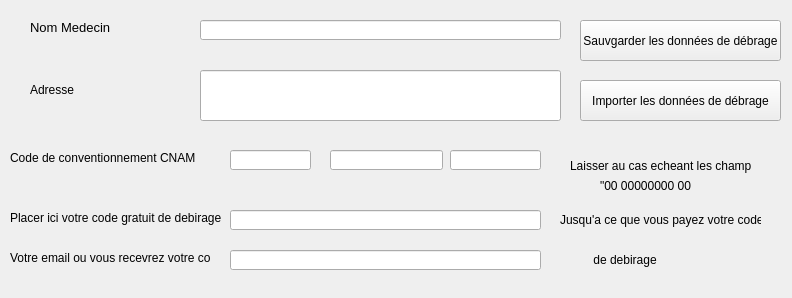
<?xml version="1.0" encoding="UTF-8"?>
<ui version="4.0">
 <class>MainWindow</class>
 <widget class="QMainWindow" name="MainWindow">
  <property name="geometry">
   <rect>
    <x>0</x>
    <y>0</y>
    <width>792</width>
    <height>298</height>
   </rect>
  </property>
  <property name="windowTitle">
   <string>MainWindow</string>
  </property>
  <widget class="QWidget" name="centralwidget">
   <widget class="QLabel" name="label">
    <property name="geometry">
     <rect>
      <x>30</x>
      <y>20</y>
      <width>111</width>
      <height>16</height>
     </rect>
    </property>
    <property name="text">
     <string>&lt;html&gt;&lt;head/&gt;&lt;body&gt;&lt;p&gt;&lt;span style=&quot; font-size:10pt;&quot;&gt;Nom Medecin&lt;/span&gt;&lt;/p&gt;&lt;/body&gt;&lt;/html&gt;</string>
    </property>
   </widget>
   <widget class="QLabel" name="label_2">
    <property name="geometry">
     <rect>
      <x>30</x>
      <y>80</y>
      <width>81</width>
      <height>21</height>
     </rect>
    </property>
    <property name="text">
     <string>&lt;html&gt;&lt;head/&gt;&lt;body&gt;&lt;p&gt;Adresse&lt;/p&gt;&lt;/body&gt;&lt;/html&gt;</string>
    </property>
   </widget>
   <widget class="QLabel" name="label_3">
    <property name="geometry">
     <rect>
      <x>10</x>
      <y>150</y>
      <width>201</width>
      <height>16</height>
     </rect>
    </property>
    <property name="text">
     <string>Code de conventionnement CNAM</string>
    </property>
   </widget>
   <widget class="QLabel" name="label_4">
    <property name="geometry">
     <rect>
      <x>10</x>
      <y>210</y>
      <width>211</width>
      <height>16</height>
     </rect>
    </property>
    <property name="text">
     <string>Placer ici votre code gratuit de debirage</string>
    </property>
   </widget>
   <widget class="QLabel" name="label_5">
    <property name="geometry">
     <rect>
      <x>10</x>
      <y>250</y>
      <width>201</width>
      <height>16</height>
     </rect>
    </property>
    <property name="text">
     <string>Votre email ou vous recevrez votre code</string>
    </property>
   </widget>
   <widget class="QPushButton" name="pushButton">
    <property name="geometry">
     <rect>
      <x>580</x>
      <y>80</y>
      <width>201</width>
      <height>41</height>
     </rect>
    </property>
    <property name="text">
     <string>Importer les données de débrage</string>
    </property>
   </widget>
   <widget class="QPushButton" name="pushButton_2">
    <property name="geometry">
     <rect>
      <x>580</x>
      <y>20</y>
      <width>201</width>
      <height>41</height>
     </rect>
    </property>
    <property name="text">
     <string>Sauvgarder les données de débrage</string>
    </property>
   </widget>
   <widget class="QLineEdit" name="lineEdit">
    <property name="geometry">
     <rect>
      <x>200</x>
      <y>20</y>
      <width>361</width>
      <height>20</height>
     </rect>
    </property>
   </widget>
   <widget class="QLineEdit" name="lineEdit_2">
    <property name="geometry">
     <rect>
      <x>200</x>
      <y>70</y>
      <width>361</width>
      <height>51</height>
     </rect>
    </property>
   </widget>
   <widget class="QLineEdit" name="lineEdit_3">
    <property name="geometry">
     <rect>
      <x>230</x>
      <y>150</y>
      <width>81</width>
      <height>20</height>
     </rect>
    </property>
   </widget>
   <widget class="QLineEdit" name="lineEdit_4">
    <property name="geometry">
     <rect>
      <x>330</x>
      <y>150</y>
      <width>113</width>
      <height>20</height>
     </rect>
    </property>
   </widget>
   <widget class="QLineEdit" name="lineEdit_5">
    <property name="geometry">
     <rect>
      <x>450</x>
      <y>150</y>
      <width>91</width>
      <height>20</height>
     </rect>
    </property>
   </widget>
   <widget class="QLineEdit" name="lineEdit_6">
    <property name="geometry">
     <rect>
      <x>230</x>
      <y>210</y>
      <width>311</width>
      <height>20</height>
     </rect>
    </property>
   </widget>
   <widget class="QLineEdit" name="lineEdit_7">
    <property name="geometry">
     <rect>
      <x>230</x>
      <y>250</y>
      <width>311</width>
      <height>20</height>
     </rect>
    </property>
   </widget>
   <widget class="QLabel" name="label_6">
    <property name="geometry">
     <rect>
      <x>570</x>
      <y>150</y>
      <width>181</width>
      <height>31</height>
     </rect>
    </property>
    <property name="text">
     <string>Laisser au cas echeant les champs :</string>
    </property>
   </widget>
   <widget class="QLabel" name="label_7">
    <property name="geometry">
     <rect>
      <x>600</x>
      <y>170</y>
      <width>91</width>
      <height>31</height>
     </rect>
    </property>
    <property name="text">
     <string>&quot;00 00000000 00&quot;</string>
    </property>
   </widget>
   <widget class="QLabel" name="label_8">
    <property name="geometry">
     <rect>
      <x>560</x>
      <y>210</y>
      <width>201</width>
      <height>20</height>
     </rect>
    </property>
    <property name="text">
     <string>Jusqu'a ce que vous payez votre code</string>
    </property>
   </widget>
   <widget class="QLabel" name="label_9">
    <property name="geometry">
     <rect>
      <x>590</x>
      <y>250</y>
      <width>91</width>
      <height>20</height>
     </rect>
    </property>
    <property name="text">
     <string> de debirage</string>
    </property>
   </widget>
  </widget>
 </widget>
 <resources/>
 <connections/>
</ui>
